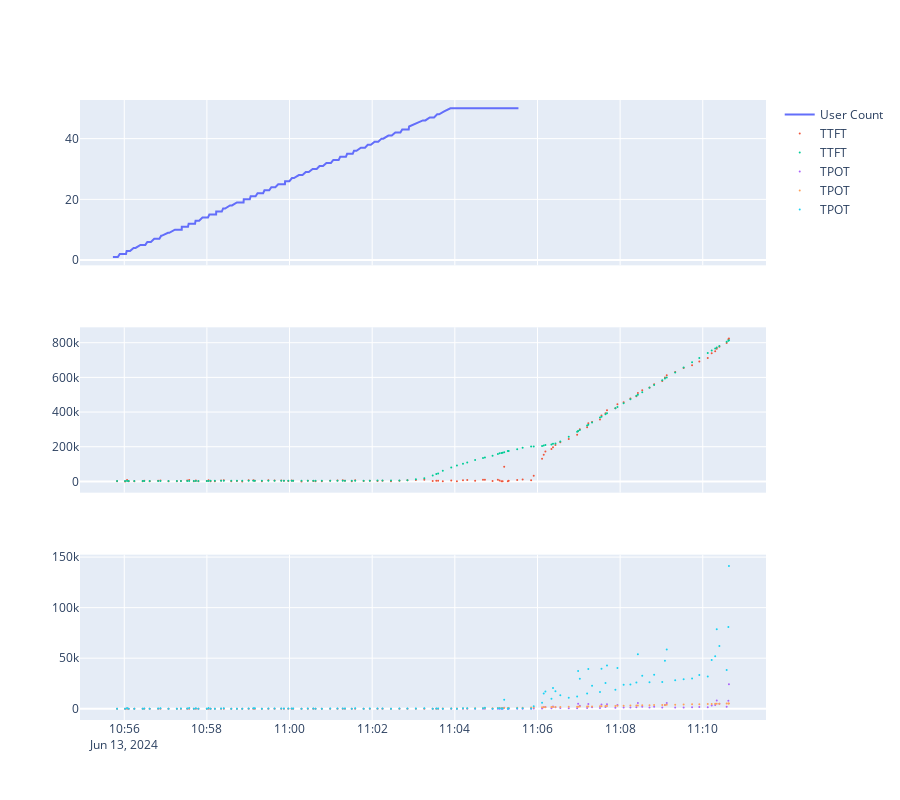

Notebook code cell kept with this figure:
### Code cell
fig_ttft = px.scatter(caculated_df, x = 'Datetime(KST)', y = 'ttft', trendline='lowess', trendline_options=dict(frac=0.5))
fig_tpot = px.scatter(caculated_df, x = 'Datetime(KST)', y = 'tpot_avg', trendline='lowess', trendline_options=dict(frac=0.5))

fig_tpot.add_trace(go.Scatter(x = caculated_df['Datetime(KST)'], y = caculated_df['tpot_std'], name='tpot_std'))

fig_total2 = make_subplots(rows=3, cols=1,
                          shared_xaxes = True)

for d in fig_rampup.data:
    fig_total2.add_trace((go.Line(x = d['x'], y = d['y'], name = 'User Count')), row = 1, col = 1)

for d in fig_ttft.data:
    fig_total2.add_trace((go.Scatter(x = d['x'], y = d['y'], name = 'TTFT', mode='markers')), row = 2, col = 1)

for d in fig_tpot.data:
    fig_total2.add_trace((go.Scatter(x = d['x'], y = d['y'], name = 'TPOT', mode='markers')), row = 3, col = 1)

fig_total2.update_layout(hovermode = 'x unified', height=800)
fig_total2.update_xaxes(showspikes=True, spikethickness=0.5)
fig_total2.update_yaxes(showspikes=True, spikethickness=0.5)
fig_total2.update_traces(marker_size=2)

fig_total2.show()
